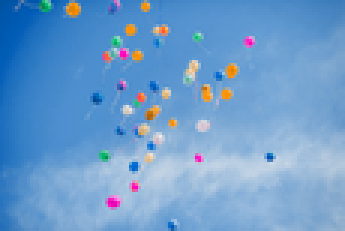
#> input picture baloons_hsv_quantized_low_k.png, 115 x 77 px, shrunk from 539 x 360 before the run, given in place of baloons_hsv_quantized_low_k.png.jpg, which was not available (shown 3 times larger)
$ python houghTransformMain.py --input_file_name baloons_hsv_quantized_low_k.png --radius 100 --num_circles 3 --bin_size 100
#> lines starting #> are read from the running program, lines starting #| are printed output that depends on the picture; after the words box and inside, x2 and y2 are one past the last pixel; in counts of white or black regions, pixels touching at a corner belong together; pictures that were not available may be replaced by others from this repository, and a replacement may not be noted
### detectCircles.py
#!/usr/bin/python3

# Standard Libraries
import argparse
import os
import sys
import time
from tqdm import tqdm
from collections import Counter
import re

# Type Hint Libraries
from typing import Optional, Tuple, Union, TypeVar, List
import numpy.typing as npt
import matplotlib.figure

# Math Libraries
import numpy as np
import matplotlib.pyplot as plt
from scipy.ndimage.filters import convolve

# Machine Learning Libraries
from sklearn.cluster import KMeans
from sklearn.utils import shuffle

# Image Libraries
import cv2

import skimage as ski
from skimage import io
from skimage.color import rgb2gray
from skimage.color import rgb2hsv
from skimage.color import hsv2rgb
from skimage.filters import threshold_otsu
from skimage.feature import canny


def get_coord(accumulator_elem):
    """
    This is a helper function that converts the string that contains the coordinates into a numpy array.
    Given the accumulator was initialized as a Counter() object, a mapping, the keys must be strings. This makes
    easy count the votes, but comes with the caveat of having to convert the keys of the counter back to an
    array of integers.
    """
    return np.array([int(coord) for coord in re.sub(r'[^\d|\.]+', '', accumulator_elem[0])[:-1].split('.')])

def detectCircles(im: npt.NDArray[np.uint8], radius: float, useGradient: bool=False)-> npt.NDArray:
    """
    Implementation of Hough Transform to detect circles about the radius size of of the parameter 'radius'

    Input:
        im, an image with dimmensions MxNx3 of data type uint8
        radius, a float type, specifies the size of circle the function will be looking for
        useGradient, a boolen type, is a flag that allows the function's client to optionally exploit the gradient direction
        measured at the edge points. Defaults to False

    Output:
        centers,  an kx2 numpy array, in which each row lists the (x, y) position of a detected circles' center

    Parameters
    ----------
    im: np.ndarray [shape=(M,N,3)]
    radius: float
    useGradient: bool

    Returns
    -------
    centers: np.ndarray [shape=(k,2)]

    Throws
    ------
    Raises:AssertionError, if the number of channels in 'im' parameter does not equal 3
    Raises:AssertionError, if the data type in the array of 'im' parameter is not np.uint8
    Raises:AssertionError, if the useGradient flag is not a boolean type
    Raises:ValueError, if radius is not of type float and the provided parameter's type cannot be casted into float
    Raises:AssertionError, if value of radius is equal to zero or a negative number

    Examples
    --------
    >>>
    >>>
    """
    assert im.shape[2] == 3, 'Unexpected number of channels. Pass an image with 3 channels.'
    assert im.dtype == np.uint8, 'Unexpedted dtype. The function expects an RBG image of data type uint8.'
    assert type(useGradient)==bool, 'useGradient flag must be a boolen type.'

    if type(radius) != float:
        print("Casting radius into float type...")
        try:
            radius = float(radius)
        except:
            print("Unexpected data type on the radius parameter. Please provide a valid data type, in this case float...")
            print("... Cannot run detectCircles(). Try again!")
            return -1

    assert radius > 0, 'The radius parameter must be greater than 0.'

    # Transform the RGB image into grayscale image
    im_gray = ski.color.rgb2gray(im)

    # Apply Canny edge detection to the gray image
    im_edges = canny(im_gray, sigma=.70,low_threshold=0.55, high_threshold=0.8)

    # Finding coordinates for edges
    edges = np.argwhere(im_edges>0)

    if useGradient:

        ### Creating Partial Derivative Operators ###

        # 2D version of the Scharr operator
        filter_dy = np.array([
            [47.0, 162.0, 47.0],
            [0.0, 0.0, 0.0],
            [-47.0, -162.0, -47.0],
        ])

        # 2D version of the Scharr operator
        filter_dx = np.array([
            [47.0, 0.0, -47.0],
            [162.0, 0.0, -162.0],
            [47.0, 0.0, -47.0],
        ])

        accumulator = Counter() # Initializes the accumulator
        h,w = im_gray.shape # Recording the height and width of the image to handle border points

        for row,col in edges:

            if (row>0 and col>0) and (row<h and col<w):

                # Extracts the pixel values in the gray image on the neighborhood of the pixed in the edge
                neighborhood = np.array([
                    [im_gray[row-1,col-1],im_gray[row-1,col],im_gray[row-1,col+1]],
                    [im_gray[row,col-1],im_gray[row,col],im_gray[row,col+1]],
                    [im_gray[row+1,col-1],im_gray[row+1,col],im_gray[row+1,col+1]]
                ])

                # Computes estimated partial derivatives in x-direction and y-direction
                dx = np.sum(np.multiply(neighborhood, filter_dx))
                dy = np.sum(np.multiply(neighborhood, filter_dy))

                # Computes local direction of the gradient at the pixel lying on the edge
                # https://en.wikipedia.org/wiki/Image_gradient
                theta = np.arctan(dy/dy)

                # Computes the magnitude of the gradient
                # Using the magnitude as a weight to provide more votes to stronger edges
                # After testing it improves the output of the algorithm
                magnitude = np.sqrt(dy*dy+dx*dx)

                a = np.array([int(row - np.round(radius*np.cos(theta)))])
                b = np.array([int(col + np.round(radius*np.sin(theta)))])
                circle_parameters = np.c_[float(a),float(b)][0] # No need to trace all points in the circle located in the
                                               # Hough space for x,y edge point since we estimated the likely parameters
                                               # using the diection of the gradient at this point x,y
                accumulator[str(circle_parameters)] += 1*magnitude

            else: # Adding this line for readability. If the edge lies at the borther of the image, just skip
                pass

    else:

        angles = np.linspace(0, 2*np.pi, 360) # Pre-computing angles to draw the circles in Hough space
        accumulator = Counter() # Initializes the accumulator

        for x,y in edges:
            a = np.array([])
            b = np.array([])
            for theta in angles:
                aa = int(x - np.round(radius*np.cos(theta)))
                a = np.append(a,[aa])
                bb = int(y + np.round(radius*np.sin(theta)))
                b = np.append(b,[bb])
            circle = np.c_[a,b] # circle in Hough space for x,y edge point
            for coord in circle:
                accumulator[str(coord)] += 1

    total_centers_houghSpace = len(accumulator)
    # top_ten_perc = int(total_centers_houghSpace*0.1) # This line of code is ment to save space, but will not be used
    centers = np.zeros(shape=(total_centers_houghSpace,3),dtype=int)

    for i,elem in enumerate(accumulator.most_common()): # Get elements in descending order by using most_common() method
        y,x = get_coord(elem)
        centers[i,:] = x,y,elem[1]

    return centers

### houghTransformMain.py
#!/usr/bin/python3

# Standard Libraries
import argparse
import os
import sys
import time
from tqdm import tqdm
from collections import Counter
import re

# Type Hint Libraries
from typing import Optional, Tuple, Union, TypeVar, List
import numpy.typing as npt
import matplotlib.figure

# Math Libraries
import numpy as np
import matplotlib.pyplot as plt
from scipy.ndimage.filters import convolve

# Machine Learning Libraries
from sklearn.cluster import KMeans
from sklearn.utils import shuffle

# Image Libraries
import cv2

import skimage as ski
from skimage import io
from skimage.color import rgb2gray
from skimage.color import rgb2hsv
from skimage.color import hsv2rgb
from skimage.filters import threshold_otsu
from skimage.feature import canny

# Import Functions
from detectCircles import get_coord
from detectCircles import detectCircles

# Helper Functions

def circle_points(x_coord_center,y_coord_center,radius):
    """
    Helper function to draw a circle from a given center x,y and a given radius.
    """
    angles = np.linspace(0, 2*np.pi, 360*4) # Pre computing angles to draw the circles in Hough space
    x = np.array([])
    y = np.array([])
    for angle in angles:
        xx = int(x_coord_center - np.round(radius*np.cos(angle)))
        #xx = int(np.round(radius*np.cos(angle)))
        x = np.append(x,[xx])
        yy = int(y_coord_center + np.round(radius*np.sin(angle)))
        #yy = int(np.round(radius*np.sin(angle)))
        y = np.append(y,[yy])
    circle = np.c_[x,y]

    return circle

def post_process_centers(centers_matrix,im_gray,bin_size_2d):
    """
    Helper function to aggregate votes in Hough Transform in centers hat are close by.
    """

    h,w = im_gray.shape

    bin_size = bin_size_2d
    h_ = np.arange(bin_size,h+bin_size,bin_size)
    w_ = np.arange(bin_size,w+bin_size,bin_size)
    ww, hh = np.meshgrid(w_, h_)

    count = np.zeros_like(hh)

    for center in centers_matrix:
        pixel_pos_w_dir = center[0]
        pixel_pos_h_dir = center[1]
        votes = center[2]

        try:
            bin_index_w_dir = np.where(ww[0,:] > pixel_pos_w_dir)[0][0]
        except:
            bin_index_w_dir = np.where(ww[0,:] > pixel_pos_w_dir)[0]

        try:
            bin_index_h_dir = np.where(hh[:,0] > pixel_pos_h_dir)[0][0]
        except:
            bin_index_h_dir = np.where(hh[:,0] > pixel_pos_h_dir)[0]

        count[bin_index_h_dir,bin_index_w_dir] = count[bin_index_h_dir,bin_index_w_dir] + votes

    aggregated_accumulator = Counter()

    for i in range(count.shape[0]):
        for j in range(count.shape[1]):
            total_votes = count[i,j]
            if total_votes > 0:
                center_in_w = (ww[i,j]-bin_size+ww[i,j])/2
                center_in_h = (hh[i,j]-bin_size+hh[i,j])/2
                coord = np.array([float(int(center_in_w)),float(int(center_in_h))]) # Using float(int()) to round and then add the dot in float, in order to meet forat expected by regular expression
                aggregated_accumulator[str(coord)] += total_votes

    aggregated_centers = np.zeros(shape=(len(aggregated_accumulator),3),dtype=int)

    for i,elem in enumerate(aggregated_accumulator.most_common()): # Get elements in descending order by using most_common() method
        x,y = get_coord(elem)
        aggregated_centers[i,:] = x,y,elem[1]

    return aggregated_centers

def show_circles(im_2D,center_matrix,num_circles,r,title, col='green'):
    """
    Helper function to show detected circles in image
    """

    plt.imshow(im_2D, cmap='gray')

    for i in range(num_circles):
        circle = circle_points(center_matrix[i,0],center_matrix[i,1],r)
        plt.plot(circle[:,0], circle[:,1], color=col)

    title_string = title + '' + str(r)
    plt.title(title_string)
    plt.show()

    return 0

# Main Function

def main(input_file_name: str, radius: int, num_circles: int, bin_size: int):

#> called with input_file_name = 'baloons_hsv_quantized_low_k.png', radius = 100, num_circles = 3, bin_size = 100
    if input_file_name[-4:] == '.jpg':
        PATH_IMG = '..\\Zambrano_Ricardo_ASN3_py\\' + input_file_name
        out_name = input_file_name[:-4]
    else:
        PATH_IMG = '..\\Zambrano_Ricardo_ASN3_py\\' + input_file_name + '.jpg'
        out_name = input_file_name

    print("Loading image...")
    img_raw = io.imread(PATH_IMG)
#> img_raw is the input picture: shape (77, 115, 3); mean R, G, B 108.5, 156.8, 204.5
    img = img_raw.copy()

    # Preprocessing images for display later
    img_gray = ski.color.rgb2gray(img)
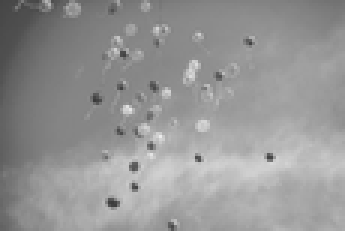
#> img_gray: shape (77, 115) float64 (shown 3 times larger); min 0.23, max 0.922, mean 0.588
    img_edges = canny(img_gray, sigma=.70,low_threshold=0.55, high_threshold=0.8)
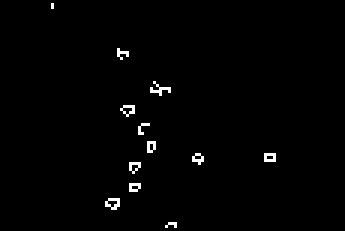
#> img_edges: shape (77, 115) bool (shown 3 times larger); 1.2% white in thin lines or dots, all inside (x1, y1, x2, y2) = (17, 1, 92, 76)

    print('Running Hough Transform for Circles - No Gradient...')
    start = time.time()
    test1 = detectCircles(img, radius=radius, useGradient=False)
#> in detectCircles, `edges = np.argwhere(im_edges>0)`: edges = 103 pairs, first value 1 to 75, second value 17 to 91
#> the loop in detectCircles, `for x,y in edges:` made 103 passes
#> (x, y) on passes 1 to 12: (1, 17), (2, 17), (16, 39), (17, 39), (17, 40), (17, 41), (17, 42), (18, 39), (18, 42), (19, 40), (27, 51), (28, 52)
#> after the loop in detectCircles, `for x,y in edges:`: accumulator = 19876 items
#> in detectCircles, `total_centers_houghSpace = len(accumulator)`: total_centers_houghSpace = 19876
#> the loop in detectCircles, `for i,elem in enumerate(accumulator.most_common()):` made 19876 passes
#> (elem, y, x) on passes 1 to 3: (('[  8. -42.]', 9), 8, 42), (('[ 54. -54.]', 8), 54, 54), (('[ 51. -55.]', 8), 51, 55)
    end = time.time()
    print('Runtime for detecting circles with Hough Transform without exploiting gradient: ',end - start)
    print(test1)
#> (printed output is left out)

    # Showing images with standard accumulator output
    show_circles(img_edges,test1,num_circles,radius,'Hough Transform for Circles - No Gradient - Radius = ', col='green')
#> in show_circles, `plt.show()`:
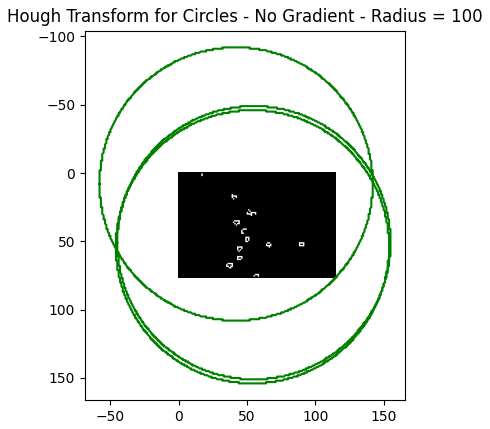
#> figure drawn by matplotlib, 1 panel
    show_circles(img_gray,test1,num_circles,radius,'Hough Transform for Circles - No Gradient - Radius = ', col='green')
#> call 2 of show_circles, with center_matrix = array of shape (19876, 3), num_circles = 3, r = 100, col = 'green'
#> in show_circles (call 2), `plt.show()`:
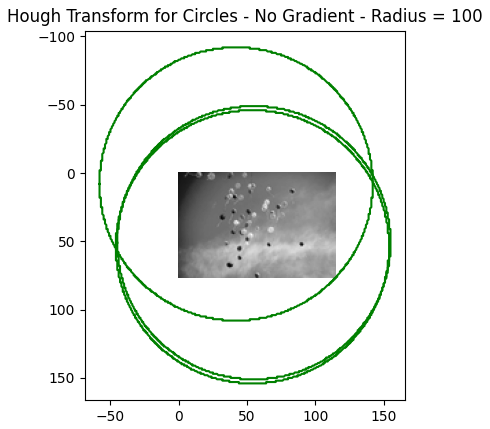
#> figure drawn by matplotlib, 1 panel

    print('Running Hough Transform for Circles - Exploiting Gradient...')
    start = time.time()
    test2 = detectCircles(img, radius=radius, useGradient=True)
#> the loop in detectCircles (call 2), `for row,col in edges: ` made 103 passes
#> (row, col, dx, dy, magnitude, a, b) on passes 1 to 12: (1, 17, 82.55, -21.93, 85.42, [-70], [88]), (2, 17, 57.41, 19.75, 60.71, [-69], [88]), (16, 39, 68.88, -22.12, 72.35, [-55], [110]), (17, 39, 101.6, 23.64, 104.3, [-54], [110]), (17, 40, 88.1, 51.71, 102.2, [-54], [111]), (17, 41, -68.87, 74.75, 101.6, [-54], [112]), (17, 42, -56.01, 50.38, 75.33, [-54], [113]), (18, 39, 78.45, 26.71, 82.87, [-53], [110]), (18, 42, -69.81, 15.65, 71.54, [-53], [113]), (19, 40, 34.3, -51.79, 62.12, [-52], [111]), (27, 51, -42.28, 48.34, 64.22, [-44], [122]), (28, 52, -55.77, 38.06, 67.52, [-43], [123])
#> (dx, dy, magnitude, a, b) on passes 61 to 66: (95.77, -101, 139.2, [-18], [136]), (-37.47, -95.82, 102.9, [-18], [137]), (-99.59, -38.9, 106.9, [-18], [138]), (73.2, -60.21, 94.78, [-18], [159]), (63.19, -125.5, 140.5, [-18], [160]), (-65.3, -128.6, 144.2, [-18], [161])
#> the loop in detectCircles (call 2), `for i,elem in enumerate(accumulator.most_common()):` made 103 passes
#> elem on passes 1 to 12: ('[-18. 161.]', 144.2), ('[-18. 160.]', 140.5), ('[-18. 136.]', 139.2), ('[ -3. 107.]', 125.6), ('[ -3. 110.]', 124.8), ('[-10. 116.]', 123.9), ('[-20. 161.]', 123), ('[ -5. 109.]', 120), ('[-19. 159.]', 119.7), ('[-19. 162.]', 119), ('[ -2. 108.]', 118.1), ('[-15. 114.]', 116.9)
    end = time.time()
    print('Runtime for detecting circles with Hough Transform exploiting gradient: ',end - start)
    print(test2)
#> (printed output is left out)

    # Showing images with standard accumulator output
    show_circles(img_edges,test2,num_circles,radius,'Hough Transform for Circles - Exploiting Gradient - Radius = ', col='red')
#> call 3 of show_circles, with center_matrix = array of shape (103, 3), num_circles = 3, r = 100, col = 'red'
#> in show_circles (call 3), `plt.show()`:
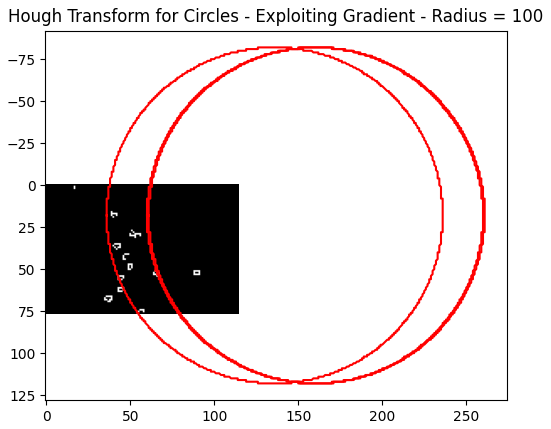
#> figure drawn by matplotlib, 1 panel
    show_circles(img_gray,test2,num_circles,radius,'Hough Transform for Circles - Exploiting Gradient - Radius = ', col='red')
#> call 4 of show_circles, with center_matrix = array of shape (103, 3), num_circles = 3, r = 100, col = 'red'
#> in show_circles (call 4), `plt.show()`:
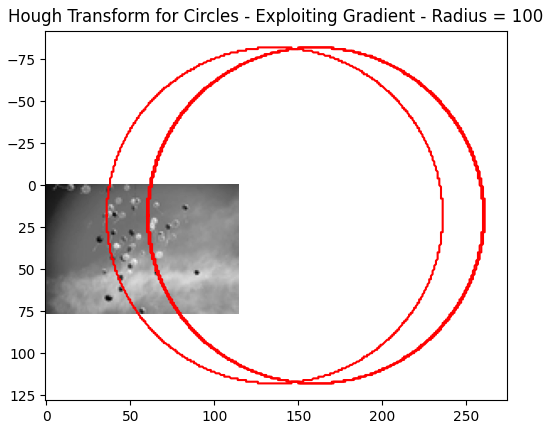
#> figure drawn by matplotlib, 1 panel

    # Post processing accumulator
    new_centers1 = post_process_centers(test1,img_gray,bin_size) # New centers for Hough transform without Gradient
#> the loop in post_process_centers, `for center in centers_matrix:` made 19876 passes
#> center on passes 1 to 3: [42, 8, 9], [54, 54, 8], [55, 51, 8]
#> the loop in post_process_centers, `for i,elem in enumerate(aggregated_accumulator.most_common()):` made 2 passes
#> elem on passes 1 to 2: ('[50. 50.]', 15832), ('[150.  50.]', 9482)
    new_centers2 = post_process_centers(test2,img_gray,bin_size) # New centers for Hough transform without Gradient
#> the loop in post_process_centers (call 2), `for center in centers_matrix:` made 103 passes
#> center on passes 1 to 12: [161, 18, 144], [160, 18, 140], [136, 18, 139], [107, 3, 125], [110, 3, 124], [116, 10, 123], [161, 20, 123], [109, 5, 119], [159, 19, 119], [162, 19, 119], [108, 2, 118], [114, 15, 116]
#> the loop in post_process_centers (call 2), `for i,elem in enumerate(aggregated_accumulator.most_common()):` made 2 passes
#> elem on passes 1 to 2: ('[150.  50.]', 8976), ('[50. 50.]', 145)

    # Showing images with AGGREGATED accumulator output
    show_circles(img_edges,new_centers1,num_circles,radius,'Hough Transform - Post-Processed Accumulator - No Gradient - Radius = ', col='blue')
    show_circles(img_gray,new_centers1,num_circles,radius,'Hough Transform - Post-Processed Accumulator - No Gradient - Radius = ', col='blue')

    show_circles(img_edges,new_centers2,num_circles,radius,'Hough Transform - Post-Processed Accumulator - Exploiting Gradient - Radius = ', col='cyan')
    show_circles(img_gray,new_centers2,num_circles,radius,'Hough Transform - Post-Processed Accumulator - Exploiting Gradient - Radius = ', col='cyan')

    return 0


if __name__ == "__main__":

    parser = argparse.ArgumentParser(description='Pass a string with the name JPG file in the folder and a radius of circles that the algorithm will searc hfor in the image')

    parser.add_argument('-in','--input_file_name', type=str, default=False, action='store', required=True, help="String with name of JPG file in folder")
    parser.add_argument('-r','--radius', type=int, default=2, action='store', required=True, help="Radius of circles to detect in the image")
    parser.add_argument('-c','--num_circles', type=int, default=10, action='store', required=True, help="Provide number of circles to display in the image")
    parser.add_argument('-b','--bin_size', type=int, default=5, action='store', required=True, help="Provide the size of bins for aggregating detected centers that are close to each other")

    args = parser.parse_args()
#> (the run stopped early here; a loop or call above may not have finished)
